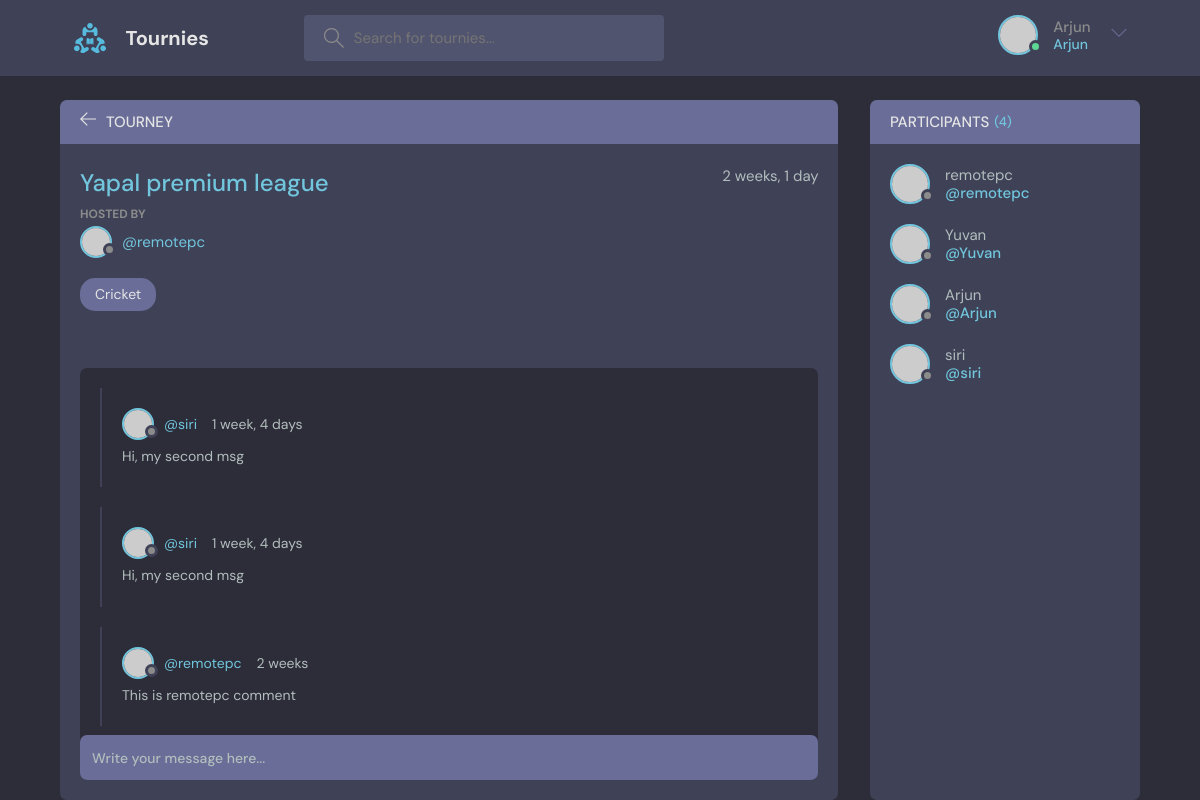
/tourney/4/ (signed in), run on the app's committed database.
### base/models.py (models this page shows)
class Tourney(models.Model) :
    host = models.ForeignKey(User, on_delete=models.CASCADE)
    sport = models.ForeignKey(Sport, on_delete=models.CASCADE)
    name = models.CharField(max_length=100)
    description = models.TextField(null=True, blank=True)
    place = models.CharField(max_length=50)
    location = models.TextField(null=True, blank=True)
    participants = models.ManyToManyField(User, related_name='participants', blank=True)
    created = models.DateTimeField(auto_now_add=True)
    updated = models.DateTimeField(auto_now=True)
    class Meta :
        ordering = ['-updated', '-created']
    def __str__(self) :
        return self.name

class Sport(models.Model) :
    sport = models.CharField(max_length=50)
    def __str__(self) :
        return self.sport

class Message(models.Model) :
    user = models.ForeignKey(User, on_delete=models.CASCADE)
    tourney = models.ForeignKey(Tourney, on_delete=models.CASCADE)
    body = models.TextField()
    updated = models.DateTimeField(auto_now=True)
    created = models.DateTimeField(auto_now_add=True)
    class Meta :
        ordering = ['-updated', '-created']
    def __str__(self) :
        return self.body

### base/views.py (the view, shortened to what this page needs)
# urls.py: path('tourney/<str:pk>/', views.tourney, name='tourney'),
def tourney(request, pk) :
    tourney = None
    tourney = Tourney.objects.get(id = pk)
    participants = tourney.participants.all()
    comments = tourney.message_set.all().order_by('-created')
    context = {'tourney' : tourney, 'comments' : comments, 'participants' : participants}
    return render(request, 'base/tourney.html', context)

### base/templates/base/tourney.html (shortened to what this page needs)
{% extends 'main.html' %}
{% block content%}
    <main class="profile-page layout layout--2">
      <div class="container">
        <div class="room">
          <div class="room__top">
            <div class="room__topLeft">
              <a href="{% url 'home' %}">
                <svg version="1.1" xmlns="http://www.w3.org/2000/svg" width="32" height="32" viewBox="0 0 32 32">
                  <title>arrow-left</title>
                  <path
                    d="M13.723 2.286l-13.723 13.714 13.719 13.714 1.616-1.611-10.96-10.96h27.625v-2.286h-27.625l10.965-10.965-1.616-1.607z"
                  ></path>
                </svg>
              </a>
              <h3>Tourney</h3>
            </div>
          </div>
          <div class="room__box scroll">
            <div class="room__header scroll">
              <div class="room__info">
                <h3>{{tourney}}</h3>
                <span>{{tourney.created|timesince}}</span>
              </div>
              <div class="room__hosted">
                <p>Hosted By</p>
                <a href="{% url 'user-profile' tourney.host.id %}" class="room__author">
                  <div class="avatar avatar--small">
                    <img src="https://randomuser.me/api/portraits/men/37.jpg" />
                  </div>
                  <span>@{{tourney.host}}</span>
                </a>
              </div>
              <span class="room__topics">{{tourney.sport}}</span>
            </div>
            <div class="room__conversation">
              <div class="threads scroll">
                {% for comment in comments %}
                <div class="thread">
                  <div class="thread__top">
                    <div class="thread__author">
                      <a href="{% url 'user-profile' comment.user.id %}" class="thread__authorInfo">
                        <div class="avatar avatar--small">
                          <img src="https://randomuser.me/api/portraits/men/37.jpg" />
                        </div>
                        <span>@{{comment.user}}</span>
                      </a>
                      <span class="thread__date">{{comment.created|timesince}}</span>
                    </div>
                  </div>
                  <div class="thread__details">
                    {{comment}}
                  </div>
                </div>
                {% endfor %}
              </div>
            </div>
          </div>
          <div class="room__message">
            <form action="" method="post">
              <input name="body" placeholder="Write your message here..." />
            </form>
          </div>
        </div>
        <div class="participants">
          <h3 class="participants__top">Participants <span>({{participants.count}})</span></h3>
          <div class="participants__list scroll">
            {% for participant in participants %}
            <a href="{% url 'user-profile' participant.id %}" class="participant">
              <div class="avatar avatar--medium">
                <img src="https://randomuser.me/api/portraits/men/37.jpg" />
              </div>
              <p>
                {{participant}}
                <span>@{{participant}}</span>
              </p>
            </a>
            {% endfor %}
          </div>
        </div>
      </div>
    </main>
{% endblock content %}

### templates/navbar.html (shortened to what this page needs)
{% load static %}
<header class="header header--loggedIn">
    <div class="container">
      <a href="{% url 'home' %}" class="header__logo">
        <img src="{% static 'images/logo.svg' %}" />
        <h1>Tournies</h1>
      </a>
      <form class="header__search" method="get" action="{% url 'home' %}">
        <label>
          <input type="text" name="q" placeholder="Search for tournies..." />
        </label>
      </form>
      <nav class="header__menu">
        {% if request.user.is_authenticated %}
        <div class="header__user">
          <a href="{% url 'user-profile' user.id %}">
            <div class="avatar avatar--medium active">
              <img src="https://randomuser.me/api/portraits/men/37.jpg" />
            </div>
            <p>{{request.user}} <span>{{request.user}}</span></p>
          </a>
          <button class="dropdown-button">
            <svg version="1.1" xmlns="http://www.w3.org/2000/svg" width="32" height="32" viewBox="0 0 32 32">
              <title>chevron-down</title>
              <path d="M16 21l-13-13h-3l16 16 16-16h-3l-13 13z"></path>
            </svg>
          </button>
        </div>
        {% else %}
        <a href="{% url 'user-login'%}">
          <img src="{% static 'images/avatar.svg' %}" />
          <p>Login</p>
        </a>
        {% endif %}
      </nav>
    </div>
  </header>

### data on the page
Tourney: name "Yapal premium league", created "2 weeks, 1 day", host "remotepc", sport "Cricket"
Message: user "siri", created "1 week, 4 days", body "Hi, my second msg"
Message: user "siri", created "1 week, 4 days", body "Hi, my second msg"
Message: user "remotepc", created "2 weeks", body "This is remotepc comment"

### other printed values
{{ request.user }} "Arjun"
{{ participants.count }} "4"
{{ participant }} "remotepc"
{{ participant }} "Yuvan"
{{ participant }} "Arjun"
{{ participant }} "siri"
